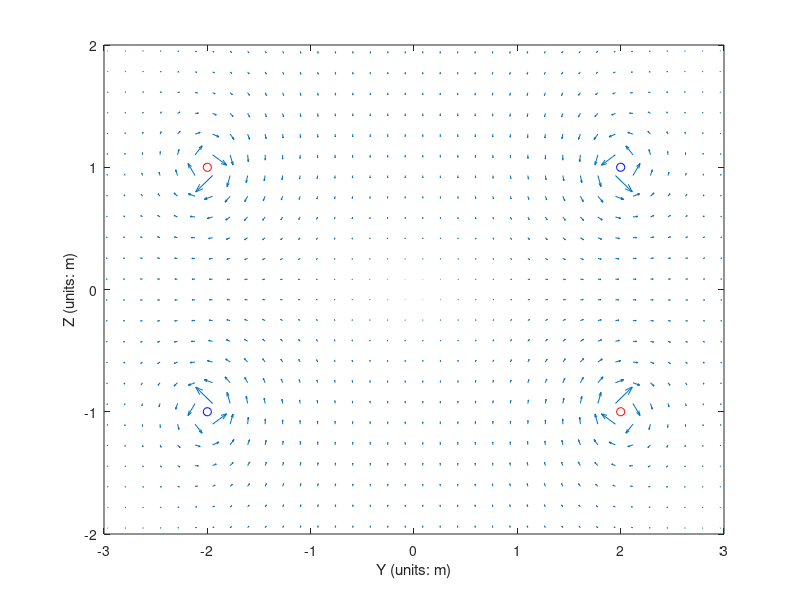
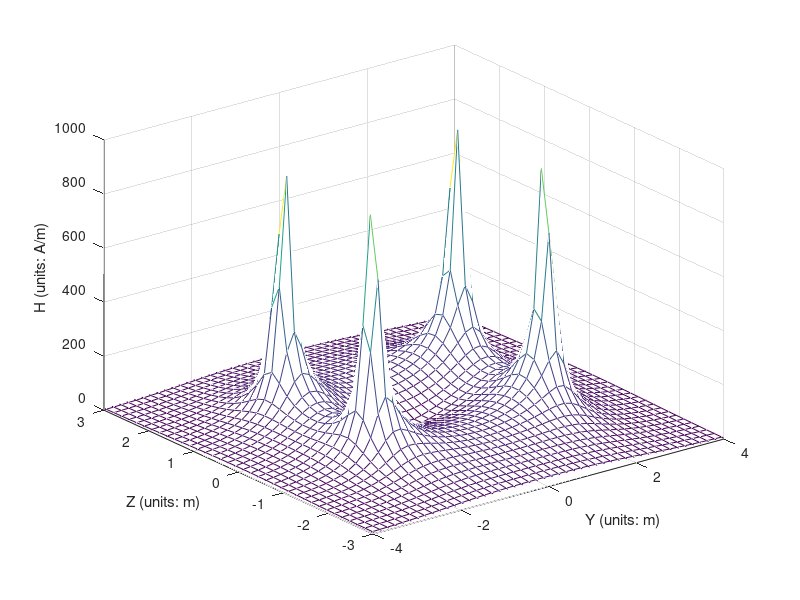
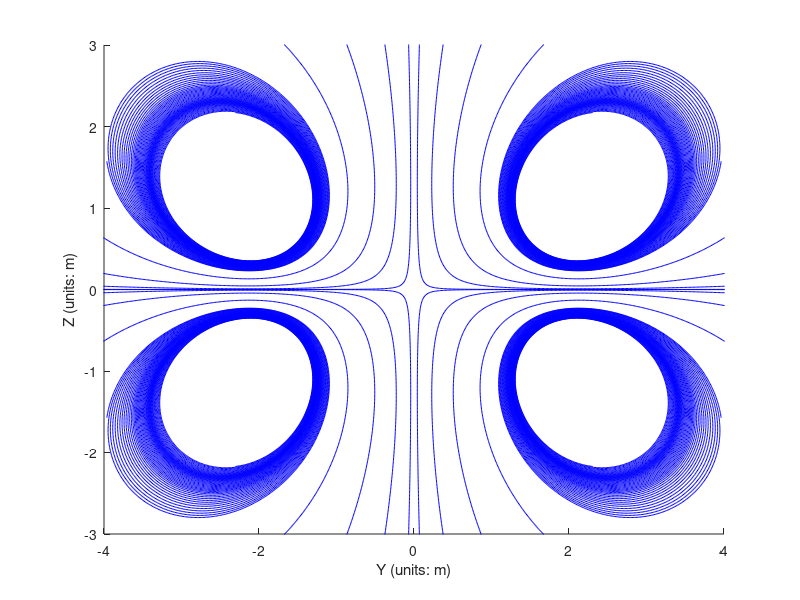

Source code (MATLAB) for these figures, in order:
clear; % clear memory
clc; % clear comand window
a = 2; % set radius of the current loops
I = 500; % set the current of the loop
C = I / (4 * pi); % merge the constants
zc1 = -1;
zc2 = 1; % set location of the center of each loop(x and y are 0)
ym = 5; 
zm = 5; % set range
pn = 60; % set accuarcy of coordinates
y = linspace(-ym, ym, pn);
z = linspace(-zm, zm, pn);
[Y, Z] = meshgrid(y, z);

N = 50; % set the segments number
dphi = 2 * pi / N; % set angle of each segment of the loop
phi = linspace(dphi, 2 * pi - dphi, N); % set angle - coordinates of segments

xc = a * cos(phi);
yc = a * sin(phi); % transform angle to xy coordiantes
dl = a * dphi; % set length of each segment

Hx = zeros(pn);
Hy = zeros(pn);
Hz = zeros(pn);
H = zeros(pn);

ci = 1;
for bi = y
    cj = 1;
    for bj = z
        dHx = 0;
        dHy = 0;
        dHz = 0;
        dH = 0;
        for li = 1:N% calculate magnetic field intensity vector at (bi, bj) of loop1
            R = sqrt((0 - xc(li))^2 + (bi - yc(li))^2 + (bj - zc1)^2);
            v_l = dl * [-sin(phi(li)), cos(phi(li)), 0]; % set the vector of dL
            v_r = [0 - xc(li), bi - yc(li), bj - zc1]; % set vector of R
            v_H = cross(v_l, v_r); % calculate value of cross product
            dHx = dHx + C * v_H(1) / (R^3);
            dHy = dHy + C * v_H(2) / (R^3);
            dHz = dHz + C * v_H(3) / (R^3); % accumalte magnitude of vectors on each axis
        end

        for li = 1:N% calculate magnetic field intensity vector at (bi, bj) of loop2
            R = sqrt((0 - xc(li))^2 + (bi - yc(li))^2 + (bj - zc2)^2);
            v_l = -dl * [-sin(phi(li)), cos(phi(li)), 0]; % the direction of elementary is opposite
            v_r = [0 - xc(li), bi - yc(li), bj - zc2];
            v_H = cross(v_l, v_r);
            dHx = dHx + C * v_H(1) / (R^3);
            dHy = dHy + C * v_H(2) / (R^3);
            dHz = dHz + C * v_H(3) / (R^3);
        end
        Hx(cj, ci) = dHx;
        Hy(cj, ci) = dHy;
        Hz(cj, ci) = dHz;
        cj = cj + 1;
    end
    ci = ci + 1;
end

H = sqrt(Hy.^2 + Hz.^2); % calculate the magnitude on yz plane

figure(1);
quiver(Y, Z, Hy, Hz); % plot the vector graph of magnetic field intensity
hold on
plot(-2, -1, 'bo');
plot(2, -1, 'ro');
plot(-2, 1, 'ro');
plot(2, 1, 'bo');
xlabel("Y (units: m)");
ylabel("Z (units: m)"); % label the axis
axis([-3, 3, -2, 2]);
hold off;

figure(2);
mesh(Y, Z, H); % plot graph of magnetic field intensity
hold on;
xlabel("Y (units: m)");
ylabel("Z (units: m)");
zlabel("H (units: A/m)")% label the axis
axis([-4, 4, -3, 3]);
hold off;

figure(3);
ys = linspace(-1.5, 1.5, 10);
zs = linspace(-0.5, 0.5, 10); % set the coordinates of start points
streamline(Y, Z, Hy, Hz, ys, zs); 
hold on;
streamline(Y, Z, -Hy, -Hz, ys, zs); % plot magnetic lines at 1, 3 quadrant
streamline(Y, Z, Hy, Hz, -ys, zs);
streamline(Y, Z, -Hy, -Hz, -ys, zs); % plot at 2, 4 quadrant


xlabel("Y (units: m)");
ylabel("Z (units: m)"); % label the axis
axis([-4, 4, -3, 3]);

hold off;
